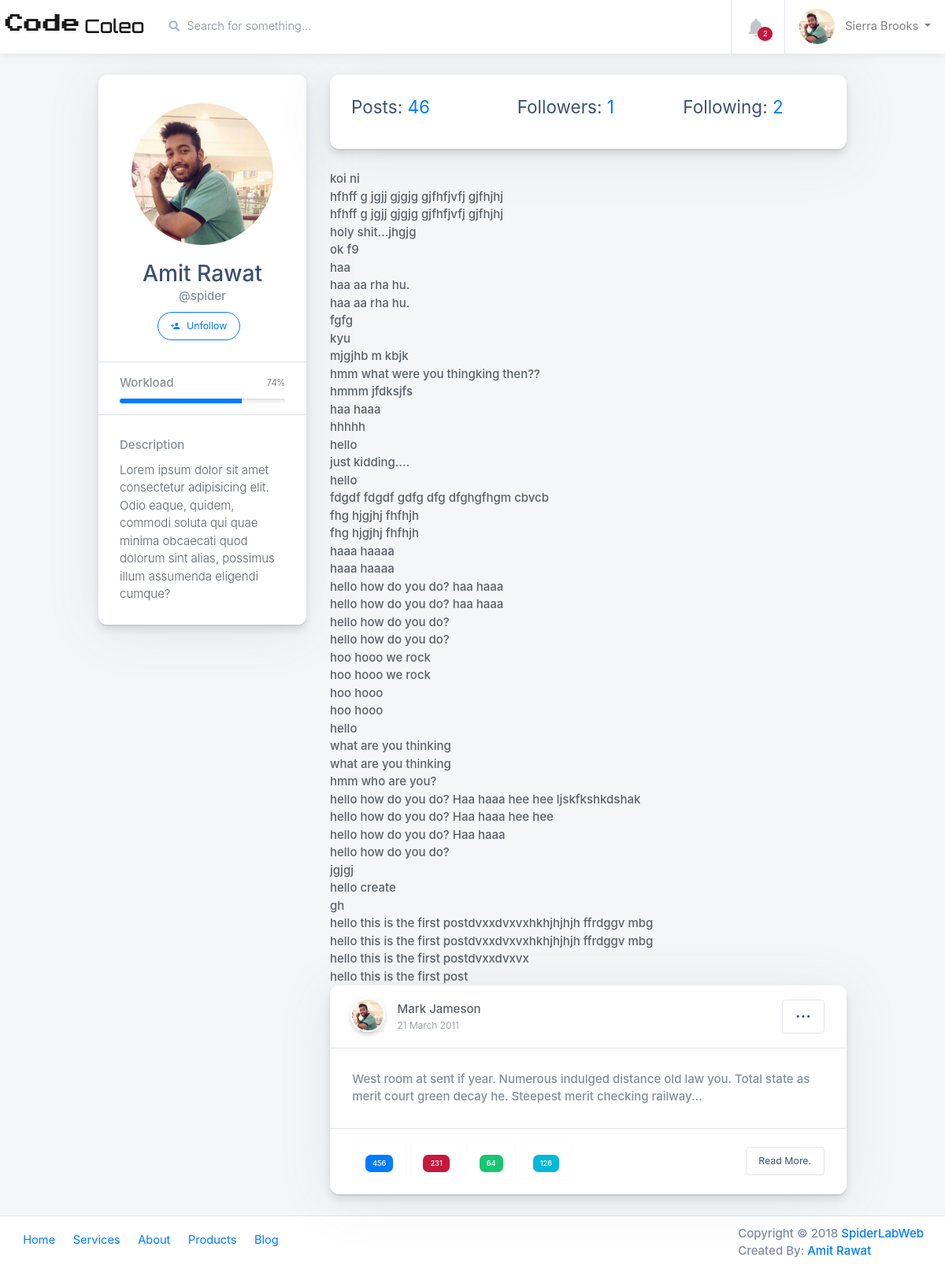
Page /spider/ (signed in) on the earlier database version.
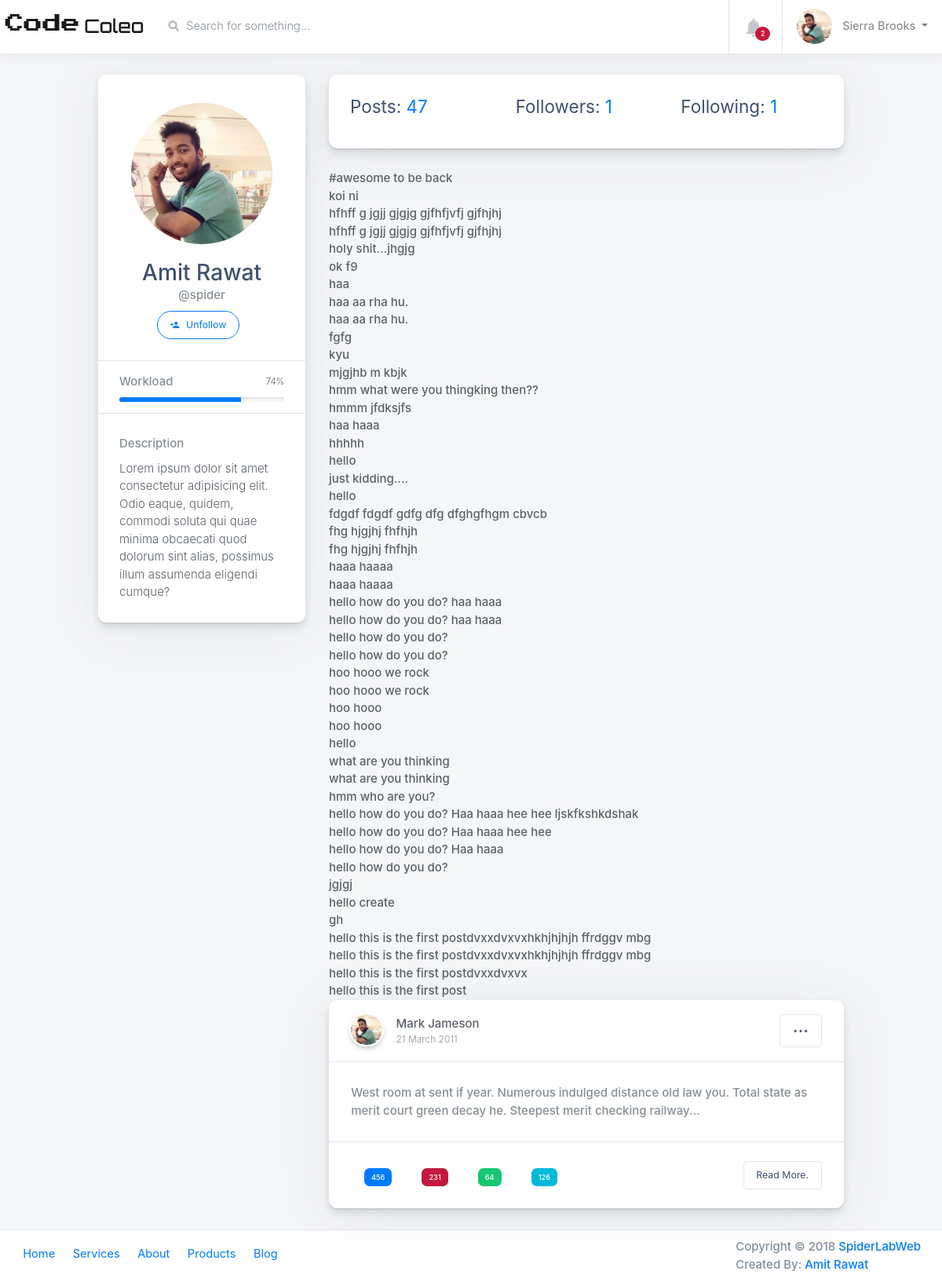
Same page on the later database version.
### accounts/models.py (models this page shows, shortened)
class UserProfile(models.Model):
    user = models.OneToOneField(settings.AUTH_USER_MODEL, related_name='profile')
    following = models.ManyToManyField(settings.AUTH_USER_MODEL,blank=True, related_name='followed_by')
    objects= UserProfileManager()
    def get_following(self):
        users = self.following.all()
        return users.exclude(username = self.user.username)
    def get_follow_url(self):
        return reverse_lazy("profiles:follow", kwargs={'username':self.user.username})

### posts/models.py (models this page shows, shortened)
class Post(models.Model):
    user = models.ForeignKey(settings.AUTH_USER_MODEL,default=1)
    title = models.CharField(max_length=50, blank=True, null=True)
    content = models.CharField(max_length=155)
    timestamp = models.DateTimeField(auto_now_add=True)
    updated = models.DateTimeField(auto_now=True)
    class Meta:
        ordering = ['-timestamp']
    def __str__(self):
        return self.content

### accounts/views.py (the view)
# urls.py: url(r'^(?P<username>[\w.@+-]+)/$', UserDetailView.as_view(), name='detail'),
class UserDetailView(DetailView):
    qeryset = User.objects.all()
    template_name = 'accounts/user_detail.html'
    def get_object(self):
            return get_object_or_404(User, username__iexact=self.kwargs.get("username"))
    def get_context_data(self, **kwargs):
        context = super().get_context_data(**kwargs)
        following = UserProfile.objects.is_following(self.request.user,self.get_object())
        context["sidebar"] = False
        context["following"] = following
        return context

### accounts/models.py (called while the page is built)
    def all(self):
        qs = self.get_queryset().all()
        try:
            if self.instance:
                qs = qs.exclude(user=self.instance)
        except:
            pass
        return qs

    def is_following(self, user, followed_by_user):
        user_profile, created = UserProfile.objects.get_or_create(user=user)
        if created:
            return False
        if followed_by_user in user_profile.following.all():
            return True
        return False

### accounts/templates/accounts/user_detail.html (shortened to what the changed rows need)
{% extends "base.html" %}
{% load static %}
{% block main-container-bar %}
<main class="main-content  col-sm-12 p-0 {% if sidebar %} col-lg-10 col-md-9 col-sm-12 p-0 offset-lg-2 offset-md-3 {% else %} col-lg-12 col-md-12 col-sm-12 p-0 {% endif %}">
    <div class="main-navbar sticky-top bg-white">
{% endblock main-container-bar %}
{% block navbar-logo %}
<a class="navbar-brand w-25 mr-0" href="#" style="line-height: 25px;">
    <div class="d-table m-auto">
        <span class="d-none d-md-inline ml-1" style="font-family: 'Press Start 2P', cursive; font-size: 24px; ">Code</span> <span class="d-none d-md-inline ml-1" style="font-family: 'Orbitron', sans-serif; font-size: 24px;">Coleo</span>
    </div>
</a>
{% endblock navbar-logo %}
{% block content %}
<div class="row mt-4">
    <div class="col-lg-1">
    </div>
    <div class="col-lg-3">
      <div class="card card-small mb-4 pt-3">
        <div class="card-header border-bottom text-center">
          <div class="mb-3 mx-auto">
            <img class="rounded-circle" src="{% static 'images/avatars/0.jpg'%}" alt="User Avatar" width="180"> </div>
          <h4 class="mb-0"> {{ object.first_name }} {{ object.last_name }} </h4>
          <span class="text-muted d-block mb-2">@{{object.username}}</span>
          <a href="{{ object.profile.get_follow_url}}" class="mb-2 btn btn-sm btn-pill btn-outline-primary mr-2">
            <i class="material-icons mr-1">person_add</i> {% if following %} Unfollow {% else %} Follow {% endif %} </a>
        </div>
      </div>
    </div>
    <div class="col-lg-7">
      <div class="card card-small mb-4 p-2">
        <ul class="list-group list-group-flush">
          <li class="list-group-item p-3">
            <div class="row">
              <div class="col-lg-4 ">
                <h5>Posts: <a href="#" data-toggle="modal" data-target="#exampleModalCenter"> {{object.post_set.count}} </a></h5>
              </div>
              <div class="col-lg-4">
                  <h5>Followers: <a href="#" data-toggle="modal" data-target="#followersModal"> {{ object.followed_by.all.count}} </a></h5>
              </div>
              <div class="col-lg-4 ">
                  <h5>Following: <a href="#" data-toggle="modal" data-target="#followingModal"> {{ object.profile.get_following.count }} </a></h5>
              </div>
            </div>
          </li>
        </ul>
      </div>
      {% for post in object.post_set.all %}
        {{ post }} <br>
      {% endfor %}
      <div class="card card-small card-post mb-4">
      </div>
    </div>
    <div class="col-lg-1">
    </div>
  </div>
{% endblock content %}

Differences in the rows shown:
added Post: content "#awesome to be back"
Other differences:
{{ object.post_set.count }}: "46" → "47"
{{ object.profile.get_following.count }}: "2" → "1"
